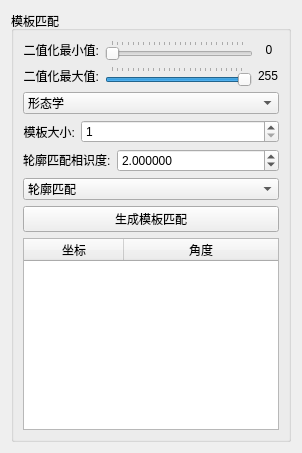
          <widget class="QWidget" name="tabTemplate">
           <attribute name="title">
            <string>模板匹配</string>
           </attribute>
           <layout class="QGridLayout" name="gridLayout_6">
            <item row="1" column="0">
             <widget class="QGroupBox" name="groupBox_2">
              <property name="styleSheet">
               <string notr="true"/>
              </property>
              <property name="title">
               <string>模板匹配</string>
              </property>
              <property name="flat">
               <bool>false</bool>
              </property>
              <layout class="QGridLayout" name="gridLayout">
               <item row="0" column="0">
                <layout class="QVBoxLayout" name="verticalLayout">
                 <item>
                  <layout class="QHBoxLayout" name="horizontalLayout" stretch="0,1,0">
                   <item>
                    <widget class="QLabel" name="label">
                     <property name="sizePolicy">
                      <sizepolicy hsizetype="Preferred" vsizetype="Fixed">
                       <horstretch>0</horstretch>
                       <verstretch>0</verstretch>
                      </sizepolicy>
                     </property>
                     <property name="text">
                      <string>&lt;html&gt;&lt;head/&gt;&lt;body&gt;&lt;p&gt;二值化最小值:&lt;/p&gt;&lt;/body&gt;&lt;/html&gt;</string>
                     </property>
                     <property name="alignment">
                      <set>Qt::AlignRight|Qt::AlignTrailing|Qt::AlignVCenter</set>
                     </property>
                    </widget>
                   </item>
                   <item>
                    <widget class="QSlider" name="MinHorizontalSlider">
                     <property name="enabled">
                      <bool>true</bool>
                     </property>
                     <property name="sizePolicy">
                      <sizepolicy hsizetype="Expanding" vsizetype="Fixed">
                       <horstretch>0</horstretch>
                       <verstretch>0</verstretch>
                      </sizepolicy>
                     </property>
                     <property name="maximum">
                      <number>255</number>
                     </property>
                     <property name="orientation">
                      <enum>Qt::Horizontal</enum>
                     </property>
                     <property name="tickPosition">
                      <enum>QSlider::TicksAbove</enum>
                     </property>
                    </widget>
                   </item>
                   <item>
                    <widget class="QLabel" name="MinValue">
                     <property name="sizePolicy">
                      <sizepolicy hsizetype="Fixed" vsizetype="Fixed">
                       <horstretch>0</horstretch>
                       <verstretch>0</verstretch>
                      </sizepolicy>
                     </property>
                     <property name="minimumSize">
                      <size>
                       <width>20</width>
                       <height>0</height>
                      </size>
                     </property>
                     <property name="text">
                      <string>  0</string>
                     </property>
                    </widget>
                   </item>
                  </layout>
                 </item>
                 <item>
                  <layout class="QHBoxLayout" name="horizontalLayout_3" stretch="0,1,0">
                   <item>
                    <widget class="QLabel" name="label_2">
                     <property name="sizePolicy">
                      <sizepolicy hsizetype="Preferred" vsizetype="Fixed">
                       <horstretch>0</horstretch>
                       <verstretch>0</verstretch>
                      </sizepolicy>
                     </property>
                     <property name="layoutDirection">
                      <enum>Qt::RightToLeft</enum>
                     </property>
                     <property name="text">
                      <string>&lt;html&gt;&lt;head/&gt;&lt;body&gt;&lt;p&gt;二值化最大值:&lt;/p&gt;&lt;/body&gt;&lt;/html&gt;</string>
                     </property>
                     <property name="alignment">
                      <set>Qt::AlignRight|Qt::AlignTrailing|Qt::AlignVCenter</set>
                     </property>
                    </widget>
                   </item>
                   <item>
                    <widget class="QSlider" name="MaxHorizontalSlider">
                     <property name="enabled">
                      <bool>true</bool>
                     </property>
                     <property name="maximum">
                      <number>255</number>
                     </property>
                     <property name="value">
                      <number>255</number>
                     </property>
                     <property name="orientation">
                      <enum>Qt::Horizontal</enum>
                     </property>
                     <property name="tickPosition">
                      <enum>QSlider::TicksAbove</enum>
                     </property>
                    </widget>
                   </item>
                   <item>
                    <widget class="QLabel" name="MaxValue">
                     <property name="sizePolicy">
                      <sizepolicy hsizetype="Fixed" vsizetype="Fixed">
                       <horstretch>0</horstretch>
                       <verstretch>0</verstretch>
                      </sizepolicy>
                     </property>
                     <property name="minimumSize">
                      <size>
                       <width>20</width>
                       <height>0</height>
                      </size>
                     </property>
                     <property name="text">
                      <string>255</string>
                     </property>
                    </widget>
                   </item>
                  </layout>
                 </item>
                 <item>
                  <widget class="QComboBox" name="ShapeHandle">
                   <item>
                    <property name="text">
                     <string>形态学</string>
                    </property>
                   </item>
                   <item>
                    <property name="text">
                     <string>腐蚀</string>
                    </property>
                   </item>
                   <item>
                    <property name="text">
                     <string>膨胀</string>
                    </property>
                   </item>
                   <item>
                    <property name="text">
                     <string>开运算</string>
                    </property>
                   </item>
                   <item>
                    <property name="text">
                     <string>闭运算</string>
                    </property>
                   </item>
                   <item>
                    <property name="text">
                     <string>梯度运算</string>
                    </property>
                   </item>
                   <item>
                    <property name="text">
                     <string>顶帽</string>
                    </property>
                   </item>
                   <item>
                    <property name="text">
                     <string>黑帽</string>
                    </property>
                   </item>
                  </widget>
                 </item>
                 <item>
                  <layout class="QHBoxLayout" name="horizontalLayout_16" stretch="0,1">
                   <item>
                    <widget class="QLabel" name="label_23">
                     <property name="text">
                      <string>模板大小:</string>
                     </property>
                     <property name="alignment">
                      <set>Qt::AlignRight|Qt::AlignTrailing|Qt::AlignVCenter</set>
                     </property>
                    </widget>
                   </item>
                   <item>
                    <widget class="QSpinBox" name="TemplateSizeDilation">
                     <property name="focusPolicy">
                      <enum>Qt::NoFocus</enum>
                     </property>
                     <property name="inputMethodHints">
                      <set>Qt::ImhNone</set>
                     </property>
                     <property name="readOnly">
                      <bool>false</bool>
                     </property>
                     <property name="buttonSymbols">
                      <enum>QAbstractSpinBox::UpDownArrows</enum>
                     </property>
                     <property name="accelerated">
                      <bool>false</bool>
                     </property>
                     <property name="minimum">
                      <number>1</number>
                     </property>
                     <property name="singleStep">
                      <number>2</number>
                     </property>
                     <property name="value">
                      <number>1</number>
                     </property>
                    </widget>
                   </item>
                  </layout>
                 </item>
                 <item>
                  <layout class="QHBoxLayout" name="horizontalLayout_27" stretch="0,1">
                   <item>
                    <widget class="QLabel" name="label_25">
                     <property name="toolTip">
                      <string>&lt;html&gt;&lt;head/&gt;&lt;body&gt;&lt;p&gt;值越小相识度越高&lt;/p&gt;&lt;/body&gt;&lt;/html&gt;</string>
                     </property>
                     <property name="toolTipDuration">
                      <number>-1</number>
                     </property>
                     <property name="text">
                      <string>&lt;html&gt;&lt;head/&gt;&lt;body&gt;&lt;p&gt;轮廓匹配相识度:&lt;/p&gt;&lt;/body&gt;&lt;/html&gt;</string>
                     </property>
                    </widget>
                   </item>
                   <item>
                    <widget class="QDoubleSpinBox" name="result">
                     <property name="toolTip">
                      <string>值越小相识度越高</string>
                     </property>
                     <property name="decimals">
                      <number>6</number>
                     </property>
                     <property name="minimum">
                      <double>0.000001000000000</double>
                     </property>
                     <property name="maximum">
                      <double>9.000000000000000</double>
                     </property>
                     <property name="value">
                      <double>2.000000000000000</double>
                     </property>
                    </widget>
                   </item>
                  </layout>
                 </item>
                 <item>
                  <widget class="QComboBox" name="TemplateMode">
                   <item>
                    <property name="text">
                     <string>轮廓匹配</string>
                    </property>
                   </item>
                   <item>
                    <property name="text">
                     <string>模板匹配</string>
                    </property>
                   </item>
                  </widget>
                 </item>
                 <item>
                  <widget class="QPushButton" name="TemplateMatch">
                   <property name="text">
                    <string>生成模板匹配</string>
                   </property>
                  </widget>
                 </item>
                 <item>
                  <widget class="QTableWidget" name="TemplateTableWidget">
                   <attribute name="horizontalHeaderStretchLastSection">
                    <bool>true</bool>
                   </attribute>
                   <column>
                    <property name="text">
                     <string>坐标</string>
                    </property>
                   </column>
                   <column>
                    <property name="text">
                     <string>角度</string>
                    </property>
                   </column>
                  </widget>
                 </item>
                </layout>
               </item>
              </layout>
             </widget>
            </item>
           </layout>
          </widget>
